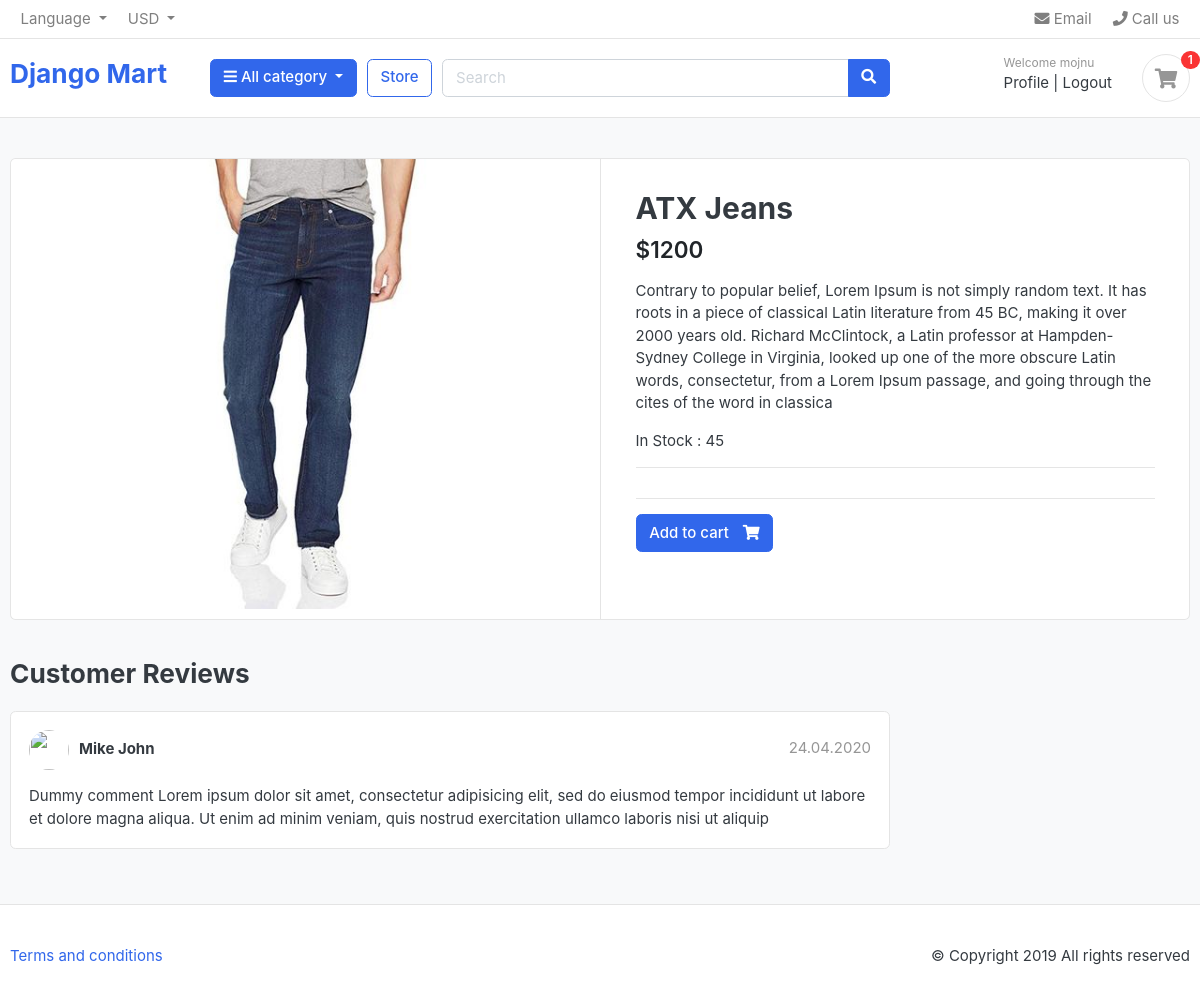
Screenshot of /store/category/pant/atx-jeans (signed in) with the database file from the repository.
### store/models.py (models this page shows, shortened)
class Product(models.Model):
    product_name = models.CharField(max_length=200, unique=True)
    slug = models.SlugField(max_length=200, unique=True)
    description = models.TextField(max_length=500, blank=True)
    price = models.IntegerField()
    image = models.ImageField(upload_to='photos/products')
    stock = models.IntegerField()
    is_available = models.BooleanField(default=True)
    category = models.ForeignKey(Category, on_delete=models.CASCADE)
    created_date = models.DateTimeField(auto_now_add=True)
    modified_date = models.DateTimeField(auto_now=True)

### store/views.py (the view)
# urls.py: path('category/<slug:category_slug>/<slug:product_slug>', views.product_detail, name='product_detail'),
def product_detail(request, category_slug, product_slug):
    product = Product.objects.get(slug=product_slug, category__slug=category_slug)
    cart_items_count = CartItem.objects.filter(user=request.user).count()
    context = {"product": product, 'cart_items_count': cart_items_count}
    return render(request, "store/product-detail.html", context)

### store/templates/store/product-detail.html (shortened to what this page needs)
{% extends 'base.html' %}
{% block body %}
<section class="section-content padding-y bg">
<div class="container">
<div class="card">
	<div class="row no-gutters">
		<aside class="col-md-6">
<article class="gallery-wrap">
	<div class="img-big-wrap">
	   <a href="#"><img src="{{product.image.url}}"></a>
	</div>
</article>
		</aside>
		<main class="col-md-6 border-left">
<article class="content-body">
<h2 class="title">{{product.product_name}}</h2>
<div class="mb-3">
	<var class="price h4">${{product.price}}</var>
</div>
<p>{{product.description}}</p>
<p>In Stock : {{product.stock}}</p>
<hr>
	<hr>
	<form method="post">
		<a href="{% url 'add_cart' product.id %}" class="btn  btn-primary"> <span class="text">Add to cart</span> <i class="fas fa-shopping-cart"></i> </a>
	</form>
</article>
		</main>
	</div>
</div>
<br>
<div class="row">
			<div class="col-md-9">
	<header class="section-heading">
		<h3>Customer Reviews </h3>
	</header>
	<article class="box mb-3">
		<div class="icontext w-100">
			<img src="" class="img-xs icon rounded-circle">
			<div class="text">
				<span class="date text-muted float-md-right">24.04.2020 </span>
				<h6 class="mb-1">Mike John </h6>
			</div>
		</div>
		<div class="mt-3">
			<p>
				Dummy comment Lorem ipsum dolor sit amet, consectetur adipisicing elit, sed do eiusmod
				tempor incididunt ut labore et dolore magna aliqua. Ut enim ad minim veniam,
				quis nostrud exercitation ullamco laboris nisi ut aliquip
			</p>
		</div>
	</article>
	</div>
</div>
</div>
</section>
{% endblock %}

### templates/base.html (shortened to what this page needs)
<!DOCTYPE html>
{% load static %}
<html lang="en">
  <head>
    <link href="{% static 'css/bootstrap.css' %}" rel="stylesheet" type="text/css" />
    <link
      href="{% static 'fonts/fontawesome/css/all.min.css' %}"
      type="text/css"
      rel="stylesheet"
    />
    <link href="{% static 'css/ui.css' %}" rel="stylesheet" type="text/css" />
    <link
      href="{% static 'css/responsive.css' %}"
      rel="stylesheet"
      media="only screen and (max-width: 1200px)"
    />
  </head>
<body>
  <header class="section-header">
    <nav class="navbar p-md-0 navbar-expand-sm navbar-light border-bottom">
    <div class="container">
      <div class="collapse navbar-collapse" id="navbarTop4">
        <ul class="navbar-nav mr-auto">
          <li class="nav-item dropdown">
           <a href="#" class="nav-link dropdown-toggle" data-toggle="dropdown">   Language </a>
        </li>
        <li class="nav-item dropdown">
          <a href="#" class="nav-link dropdown-toggle" data-toggle="dropdown"> USD </a>
        </li>
        </ul>
        <ul class="navbar-nav">
        <li><a href="#" class="nav-link"> <i class="fa fa-envelope"></i> Email </a></li>
        <li><a href="#" class="nav-link"> <i class="fa fa-phone"></i> Call us </a></li>
      </ul>
      </div>
    </div>
    </nav>
    <section class="header-main border-bottom">
      <div class="container">
    <div class="row align-items-center">
      <div class="col-lg-2 col-md-3 col-6">
        <a href="{% url 'home' %}" class="brand-wrap">
          <h3>Django Mart</h3>
        </a>
      </div>
      <div class="col-lg col-sm col-md col-6 flex-grow-0">
        <div class="category-wrap dropdown d-inline-block float-right">
          <button type="button" class="btn btn-primary dropdown-toggle" data-toggle="dropdown">
            <i class="fa fa-bars"></i> All category
          </button>
        </div>
      </div>
      <a href="{% url 'store' %}" class="btn btn-outline-primary">Store</a>
      <div class="col-lg  col-md-6 col-sm-12 col">
        <form action="#" class="search">
          <div class="input-group w-100">
              <input type="text" class="form-control" style="width:60%;" placeholder="Search">
              <div class="input-group-append">
                <button class="btn btn-primary" type="submit">
                  <i class="fa fa-search"></i>
                </button>
              </div>
            </div>
        </form>
      </div>
      <div class="col-lg-3 col-sm-6 col-8 order-2 order-lg-3">
            <div class="d-flex justify-content-end mb-3 mb-lg-0">
              <div class="widget-header">
                {% if request.user.is_authenticated %}
                <small class="title text-muted">Welcome {{request.user}}</small>
                <div>
                  <a href="{% url 'profile' %}">Profile</a> <span class="dark-transp"> | </span>
                  <a href="{% url 'logout' %}"> Logout</a>
                </div>
                {% else %}
                <small class="title text-muted">Welcome guest!</small>
                <div>
                  <a href="{% url 'login' %}">Sign in</a> <span class="dark-transp"> | </span>
                  <a href="{% url 'register' %}"> Register</a>
                </div>
                {% endif %}
              </div>
              <a href="{% url 'cart' %}" class="widget-header pl-3 ml-3">
                <div class="icon icon-sm rounded-circle border"><i class="fa fa-shopping-cart"></i></div>
                <span class="badge badge-pill badge-danger notify">{{cart_items_count}}</span>
              </a>
            </div>
          </div>
    </div>
      </div>
    </section>
    </header>
      {% block body %}
      {% endblock %}
    {% include 'footer.html' %}
</body>
</html>

### static/css/ui.css (style rules this page uses)
html { font-family: "Inter", sans-serif; font-size: 15px; }
.content-body { flex: 1 1 auto; padding: 2rem 2.3rem; }
.icon-xs, .icon-sm, .icon-md, .icon-lg { display: inline-block; text-align: center; flex-shrink: 0; flex-grow: 0; }
.icon-sm { width: 48px; height: 48px; line-height: 48px !important; font-size: 20px; }
.img-xs, .img-sm, .img-md, .img-lg { -o-object-fit: cover; object-fit: cover; flex-shrink: 0; flex-grow: 0; }
.img-xs { width: 40px; height: 40px; }
.padding-y { padding-top: 40px; padding-bottom: 40px; }
var { font-style: normal; }
article:after, .form-group:after { display: block; clear: both; content: ""; }
.bg { background-color: #f8f9fa; }
.section-heading { margin-bottom: 20px; margin-top: 15px; }
p:last-child { margin-bottom: 0; }
.header-main { position: relative; padding-top: 1rem; padding-bottom: 1rem; }
.widget-header { display: inline-block; vertical-align: middle; position: relative; }
.widget-header a { color: #343a40; }
.widget-header i { color: #969696; }
.widget-header .title { display: block; }
.widget-header .notify { position: absolute; top: -3px; right: -10px; }
.btn .text + i { margin-left: 10px; }
.icontext { display: inline-flex; align-items: center; vertical-align: middle; }
.icontext .text { width: 100%; line-height: 1.2; }
.icontext .icon { position: relative; margin-right: 10px; flex-shrink: 0; flex-grow: 0; }
.notify { position: absolute; top: -4px; right: -10px; display: inline-block; padding: 0.25em 0.6em; font-size: 12px; line-height: 1; text-align: center; border-radius: 3rem; color: #fff; background-color: #fa3434; }
.price { font-weight: 600; color: #212529; }
.box { padding: 18px; background: #fff; border-radius: 0.37rem; border: 1px solid #e4e4e4; }
.box img { max-width: 100%; }
.gallery-wrap .img-big-wrap { margin-bottom: 10px; border-radius: 0.37rem; overflow: hidden; background-color: #fff; }
.gallery-wrap .img-big-wrap a { text-align: center; display: block; }
.gallery-wrap .img-big-wrap img { height: 450px; width: auto; display: inline-block; }

### rows the page displays
Product: image (picture), product_name "ATX Jeans", price "1200", description "Contrary to popular belief, Lorem Ipsum is not simply random text. It has roots in a piece of classical Latin literature from 45 BC, making it over 2000 years old. Richard McClintock, a Latin professor at Hampden-Sydney College in Virginia, looked up one of the more obscure Latin words, consectetur, from a Lorem Ipsum passage, and going through the cites of the word in classica", stock "45"

### other values shown
{{ request.user }} "mojnu"
{{ cart_items_count }} "1"
